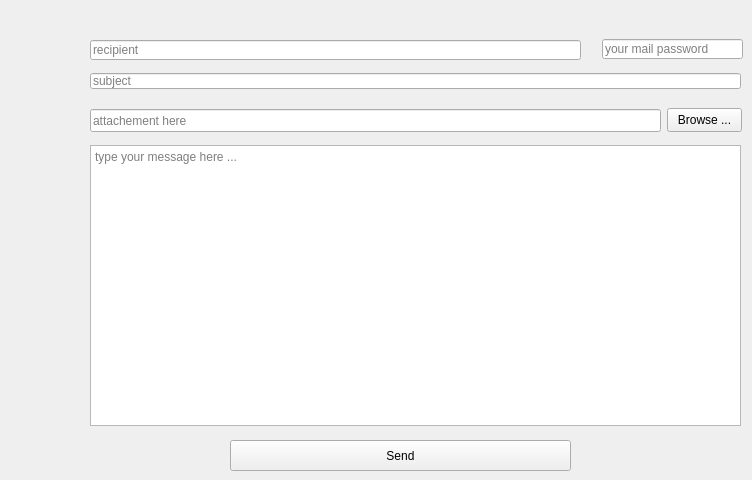
      <widget class="QWidget" name="tab_20">
       <attribute name="title">
        <string>mailing</string>
       </attribute>
       <widget class="QLineEdit" name="subject_3">
        <property name="geometry">
         <rect>
          <x>90</x>
          <y>73</y>
          <width>651</width>
          <height>16</height>
         </rect>
        </property>
        <property name="placeholderText">
         <string>subject</string>
        </property>
       </widget>
       <widget class="QTextEdit" name="msg_3">
        <property name="geometry">
         <rect>
          <x>90</x>
          <y>145</y>
          <width>651</width>
          <height>281</height>
         </rect>
        </property>
        <property name="placeholderText">
         <string>type your message here ...</string>
        </property>
       </widget>
       <widget class="QPushButton" name="yas_send">
        <property name="geometry">
         <rect>
          <x>230</x>
          <y>440</y>
          <width>341</width>
          <height>31</height>
         </rect>
        </property>
        <property name="text">
         <string>Send</string>
        </property>
       </widget>
       <widget class="QLineEdit" name="mail_pass_3">
        <property name="geometry">
         <rect>
          <x>602</x>
          <y>39</y>
          <width>141</width>
          <height>20</height>
         </rect>
        </property>
        <property name="echoMode">
         <enum>QLineEdit::Password</enum>
        </property>
        <property name="placeholderText">
         <string>your mail password</string>
        </property>
       </widget>
       <widget class="QPushButton" name="yas_browse">
        <property name="geometry">
         <rect>
          <x>667</x>
          <y>108</y>
          <width>75</width>
          <height>24</height>
         </rect>
        </property>
        <property name="text">
         <string>Browse ...</string>
        </property>
       </widget>
       <widget class="QLineEdit" name="file_3">
        <property name="geometry">
         <rect>
          <x>90</x>
          <y>109</y>
          <width>571</width>
          <height>23</height>
         </rect>
        </property>
        <property name="placeholderText">
         <string>attachement here</string>
        </property>
       </widget>
       <widget class="QLineEdit" name="yas_rcpt">
        <property name="geometry">
         <rect>
          <x>90</x>
          <y>40</y>
          <width>491</width>
          <height>20</height>
         </rect>
        </property>
        <property name="placeholderText">
         <string>recipient</string>
        </property>
       </widget>
      </widget>
